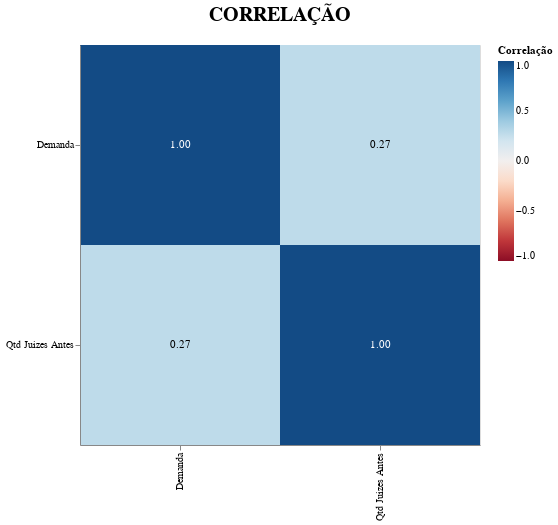

Source (notebook cell):
### Code cell
# Calcula correlação
corr = df_demanda_vara_x_juize[['Demanda', 'Qtd Juizes Antes']].corr()

# Transforma em formato longo
corr_melt = corr.reset_index().melt(id_vars="index")
corr_melt.columns = ["Variável1", "Variável2", "Correlação"]

# Heatmap
heatmap = alt.Chart(corr_melt).mark_rect().encode(
    x=alt.X("Variável1:O", title=""),
    y=alt.Y("Variável2:O", title=""),
    color=alt.Color("Correlação:Q", scale=alt.Scale(scheme="redblue", domain=(-1,1))),
    tooltip=["Variável1", "Variável2", alt.Tooltip("Correlação:Q", format=".2f")]
).properties(
    width=400,
    height=400,
    title={
        "text": "CORRELAÇÃO",
        "fontSize": 20,
        "offset": 20
    }
    
)

# Adiciona valores no meio das células
text = alt.Chart(corr_melt).mark_text(baseline="middle").encode(
    x="Variável1:O",
    y="Variável2:O",
    text=alt.Text("Correlação:Q", format=".2f"),
    color=alt.condition(
        "datum.Correlação > 0.5 || datum.Correlação < -0.5",
        alt.value("white"),
        alt.value("black")
    )
)

final_heatmap = heatmap + text
final_heatmap

### Figure 1 — Vega-Lite specification as saved in the notebook (floating-point values rounded to 4 significant figures)
{"config": {"view": {"continuousWidth": 300, "continuousHeight": 300}}, "layer": [{"mark": {"type": "rect"}, "encoding": {"color": {"field": "Correlação", "scale": {"domain": [-1, 1], "scheme": "redblue"}, "type": "quantitative"}, "tooltip": [{"field": "Variável1", "type": "nominal"}, {"field": "Variável2", "type": "nominal"}, {"field": "Correlação", "format": ".2f", "type": "quantitative"}], "x": {"field": "Variável1", "title": "", "type": "ordinal"}, "y": {"field": "Variável2", "title": "", "type": "ordinal"}}, "title": {"text": "CORRELAÇÃO", "fontSize": 20, "offset": 20}}, {"mark": {"type": "text", "baseline": "middle"}, "encoding": {"color": {"condition": {"test": "datum.Correlação > 0.5 || datum.Correlação < -0.5", "value": "white"}, "value": "black"}, "text": {"field": "Correlação", "format": ".2f", "type": "quantitative"}, "x": {"field": "Variável1", "type": "ordinal"}, "y": {"field": "Variável2", "type": "ordinal"}}}], "data": {"name": "data-0e2d82c5383c2692a6df7b69d7681a5f"}, "height": 400, "width": 400, "$schema": "https://vega.github.io/schema/vega-lite/v5.20.1.json", "datasets": {"data-0e2d82c5383c2692a6df7b69d7681a5f": [{"Variável1": "Demanda", "Variável2": "Demanda", "Correlação": 1.0}, {"Variável1": "Qtd Juizes Antes", "Variável2": "Demanda", "Correlação": 0.2745}, {"Variável1": "Demanda", "Variável2": "Qtd Juizes Antes", "Correlação": 0.2745}, {"Variável1": "Qtd Juizes Antes", "Variável2": "Qtd Juizes Antes", "Correlação": 1.0}]}}
